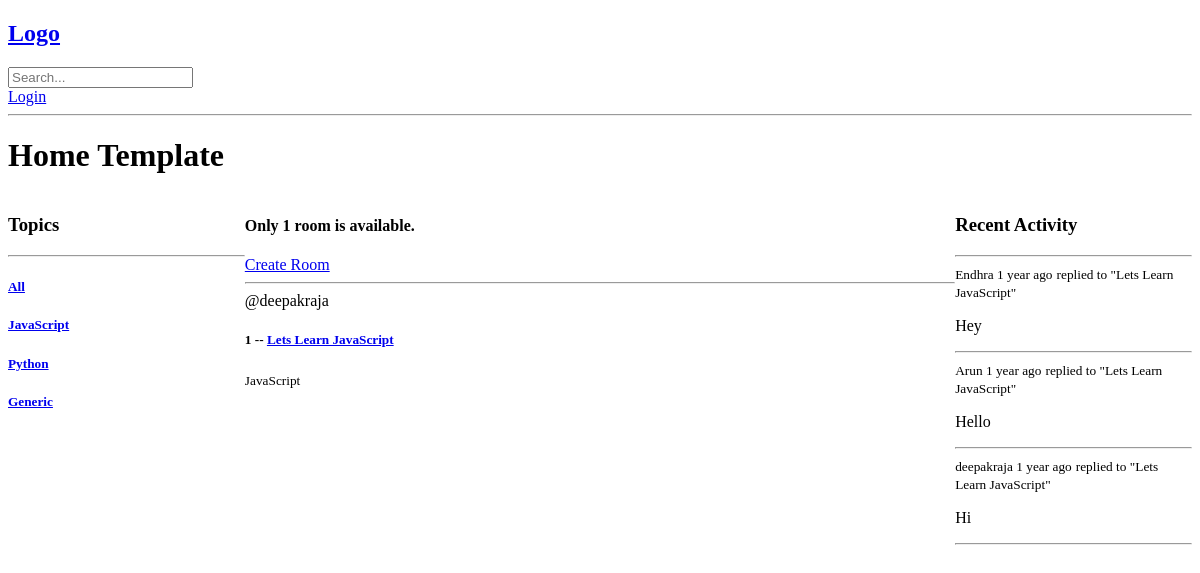
Before: /?q=JavaScript with the older database file.
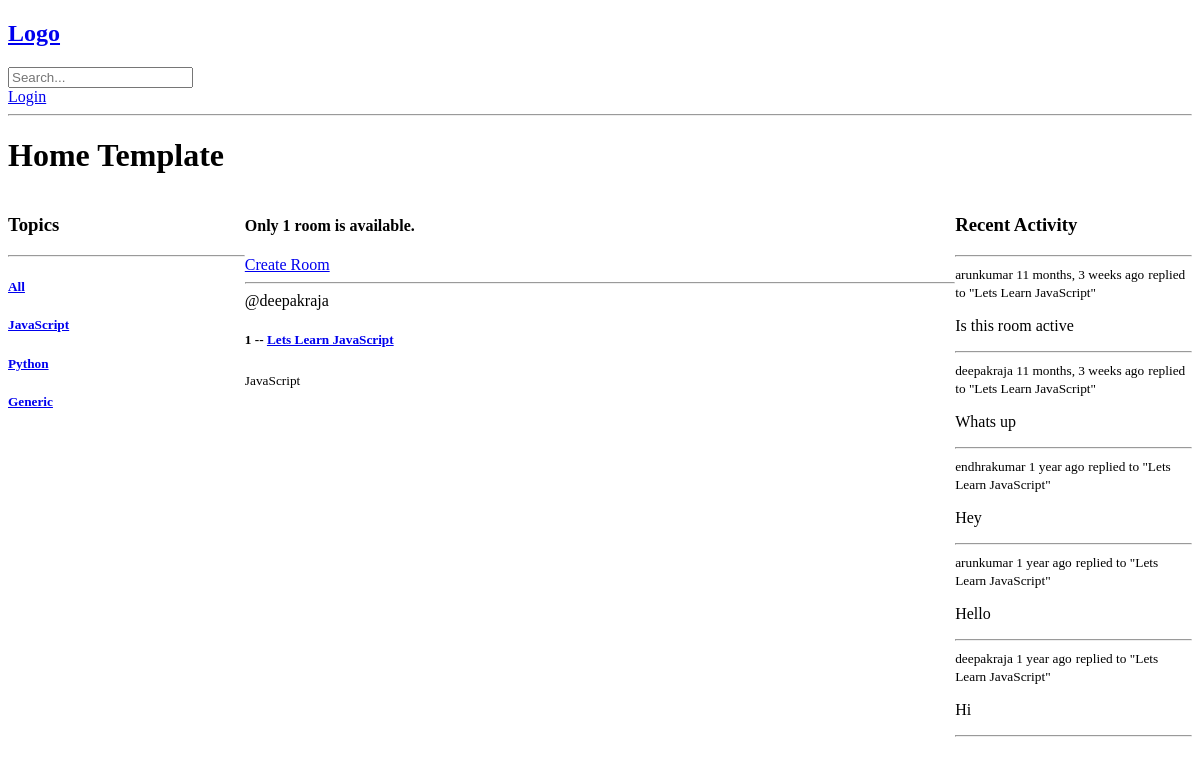
After: the same page with the newer database file.
### base/models.py (models this page shows, shortened)
class Topic(models.Model):
    title = models.CharField(max_length=200)
    updated = models.DateTimeField(auto_now=True)
    created = models.DateTimeField(auto_now_add=True)

class Room(models.Model):
    name = models.CharField(max_length=200)
    host = models.ForeignKey(User, on_delete=models.SET_NULL, null=True)
    topic = models.ForeignKey(Topic, on_delete=models.SET_NULL, null=True)
    description = models.TextField(null=True, blank=True)
    participants = models.ManyToManyField(
        User, related_name="participants", blank=True)
    updated = models.DateTimeField(auto_now=True)
    created = models.DateTimeField(auto_now_add=True)
    class Meta:
        ordering = ['-updated', '-created']

class Message(models.Model):
    room = models.ForeignKey(Room, on_delete=models.CASCADE)
    user = models.ForeignKey(User, on_delete=models.CASCADE)
    body = models.TextField()
    updated = models.DateTimeField(auto_now=True)
    created = models.DateTimeField(auto_now_add=True)
    class Meta:
        ordering = ['-updated', '-created']

### base/views.py (the view)
# urls.py: path('', views.home, name='home'),
def home(request):
    q = request.GET.get('q') if request.GET.get('q') is not None else ''
    print('================================================================')
    print(q)
    rooms = Room.objects.filter(
        Q(topic__title__icontains=q) |
        Q(name__icontains=q) |
        Q(host__username__icontains=q)
    )
    topics = Topic.objects.all()
    rooms_count = rooms.count()
    room_messages = Message.objects.filter(Q(room__topic__title__icontains=q))
    print(rooms.count())
    context = {'rooms': rooms,
               'topics': topics,
               'rooms_count': rooms_count,
               'room_messages':room_messages,
               }
    return render(request, 'base/home.html', context=context)

### base/templates/base/home.html (shortened to what this page needs)
{% extends 'main.html' %} {% block content %}
<h1>Home Template</h1>
<div class="home-container">
  <div>
    <h3>Topics</h3>
    <hr>
    <a href="/"><h5>All</h5></a>
    {%for topic in topics%}
    <div>
      <a href="{% url 'home' %}?q={{topic.title}}"><h5>{{ topic.title }}</h5></a>
    </div>
    {%endfor%}
  </div>
  <div>
    <div>
      <h4>
        {% if rooms_count == 1%}
        Only {{rooms_count}} room is available.
        {% elif rooms_count > 1 %}
        {{rooms_count}} rooms are available.
        {% endif %}
      </h4>
    </div>
    <a href="{% url "create-room" %}">Create Room</a>
    {% for room in rooms %}
    <div>
      <hr>
      <span>@{{room.host.username}}</span>
      <h5>{{room.id}} -- <a href="{% url "room" room.id %}">{{room.name}}</a></h5>
      <small>{{room.topic.title}}</small>
    </div>
    {% endfor %}
  </div>
  <div>
    {% include "base/activity_component.html" %}
  </div>
</div>
{% endblock content %}

### base/templates/base/activity_component.html (shortened to what this page needs)
<h3>Recent Activity</h3>
    <hr>
    {% for message in room_messages %}
      <div>
        <small>{{message.user}} {{message.created|timesince}} ago</small>
        <small> replied to "{{message.room.name}}"</small>
        <p>{{message.body}}</p>
        <hr>
      </div>
    {% endfor %}

Changed rows visible on the page:
added Message: user "arunkumar", created "11 months, 3 weeks", room.name "Lets Learn JavaScript", body "Is this room active"
added Message: user "deepakraja", created "11 months, 3 weeks", room.name "Lets Learn JavaScript", body "Whats up"
changed Message "Hey": user "Endhra" → "endhrakumar"
changed Message "Hello": user "Arun" → "arunkumar"
